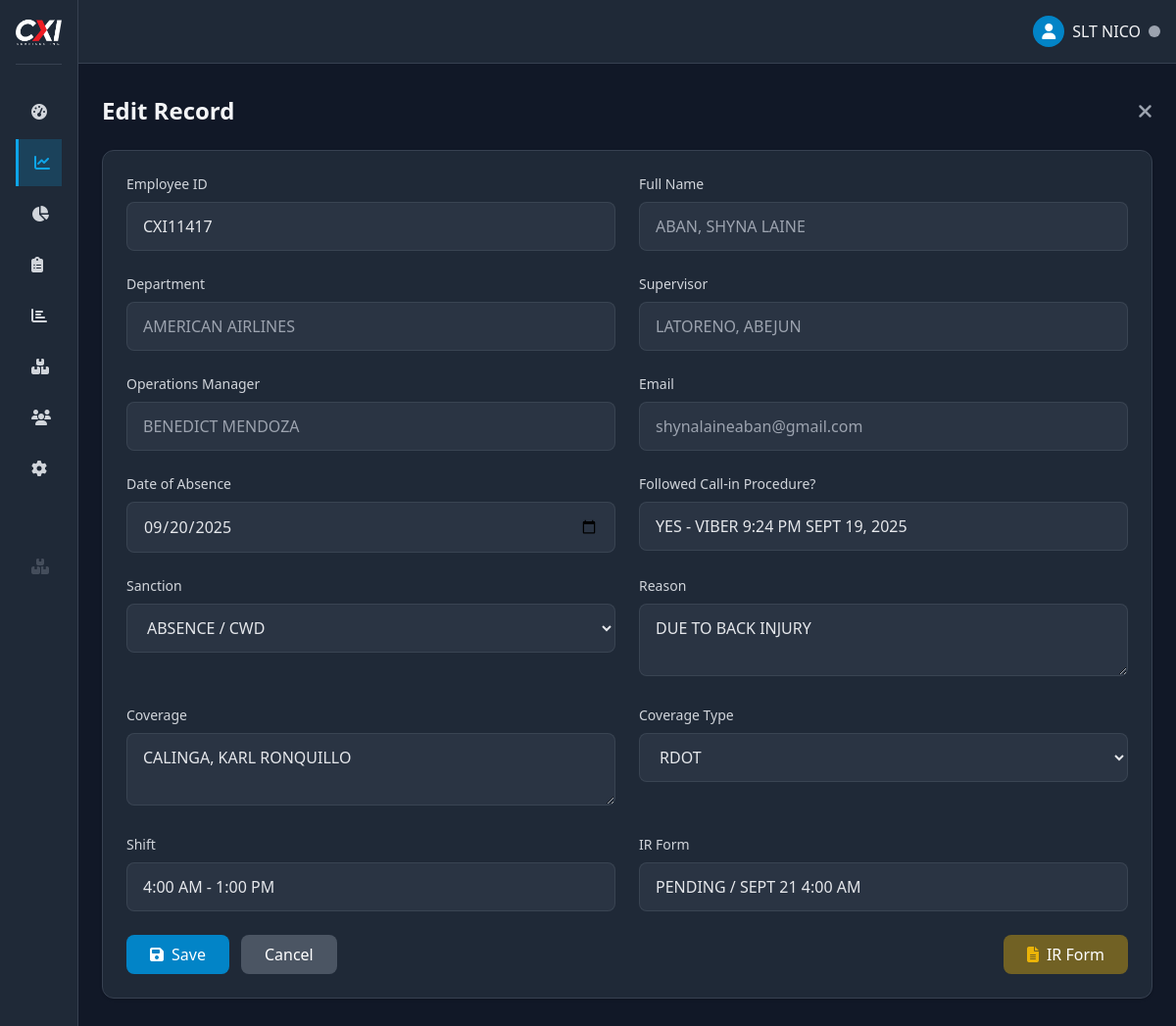
/admin/attendance_form.php?id=906&type=absenteeism (signed in), run on the app's committed database.
### tables this page shows
CREATE TABLE `absenteeism` (
  `id` int(11) NOT NULL,
  `month` varchar(20) NOT NULL,
  `employee_id` varchar(50) NOT NULL,
  `full_name` varchar(100) NOT NULL,
  `department` varchar(100) NOT NULL,
  `supervisor` varchar(100) NOT NULL,
  `operation_manager` varchar(100) NOT NULL,
  `email` varchar(100) DEFAULT NULL,
  `date_of_absent` date NOT NULL,
  `follow_call_in_procedure` varchar(100) NOT NULL,
  `sanction` enum('ABSENCE','ABSENCE / CWD','ABSENCE / NCNS','ABSENCE / NCNS (LATE ADVISE)','ABSENCE / NCNS / CWD','ABSENCE / NCNS / CWD (LATE ADVISE)','PVL') DEFAULT NULL,
  `reason` text NOT NULL,
  `coverage` varchar(100) DEFAULT NULL,
  `coverage_type` enum('-','NO NEED','TRAINEE','BACK UP','PENDING','DSOT','RDOT','AGENT MODE') NOT NULL,
  `shift` varchar(50) NOT NULL,
  `ir_form` varchar(100) DEFAULT NULL,
  `timestamp` varchar(20) DEFAULT NULL,
  `sub_name` varchar(50) NOT NULL,
  `created_at` datetime DEFAULT current_timestamp(),
  `email_sent` tinyint(1) DEFAULT 0,
  `email_sent_at` varchar(20) DEFAULT NULL
);

### admin/attendance_form.php (the view, shortened to what this page needs)
<?php
require_once '../includes/functions.php';
$action = isset($_GET['action']) ? $_GET['action'] : '';
$id = isset($_GET['id']) ? (int)$_GET['id'] : 0;
$type = isset($_GET['type']) ? $_GET['type'] : (isset($_POST['type']) ? $_POST['type'] : 'absenteeism');
$record = null;
if ($id > 0) {
    try {
        $table = ($type === 'tardiness') ? 'tardiness' : 'absenteeism';
        $stmt = $pdo->prepare("SELECT * FROM $table WHERE id = ?");
        $stmt->execute([$id]);
        $record = $stmt->fetch();
    } catch (PDOException $e) {
        $_SESSION['error'] = "Error fetching record: " . $e->getMessage();
        redirect('attendance.php?tab=' . $type);
    }
} elseif ($action !== 'create') {
    redirect('attendance.php?tab=' . $type);
}
require_once '../components/layout.php';
?>
<div class="pt-2 min-h-screen">
    <main class="p-6">
        <div class="flex justify-between items-center mb-6">
            <h1 class="text-2xl font-bold"><?= $id ? 'Edit Record' : 'Add New Record' ?></h1>
            <a href="attendance.php?tab=<?= $type ?>" class="text-gray-400 hover:text-white">
                <i class="fas fa-times fa-lg"></i>
            </a>
        </div>
        <div class="bg-gray-800 rounded-xl border border-gray-700 p-6 shadow">
            <form method="POST">
                <div class="grid grid-cols-1 md:grid-cols-2 gap-6">
                    <div>
                        <label for="employee_id" class="block text-sm font-medium text-gray-300 mb-2">Employee ID</label>
                        <input type="text" id="employee_id" name="employee_id" style="text-transform: uppercase;"
                            class="w-full px-4 py-3 bg-gray-700/50 border border-gray-600/50 rounded-lg text-gray-200"
                            value="<?= $record ? htmlspecialchars($record['employee_id']) : '' ?>" required
                            onchange="fetchEmployeeDetails(this.value)"
                            autocomplete="off">
                    </div>
                    <div>
                        <label for="full_name" class="block text-sm font-medium text-gray-300 mb-2">Full Name</label>
                        <input type="text" id="full_name" name="full_name" style="text-transform: uppercase;" readonly
                               class="w-full px-4 py-3 bg-gray-700/50 border border-gray-600/50 rounded-lg text-gray-400"
                               value="<?= $record ? htmlspecialchars($record['full_name']) : '' ?>">
                    </div>
                    <div>
                        <label for="department" class="block text-sm font-medium text-gray-300 mb-2">Department</label>
                        <input type="text" id="department" name="department" style="text-transform: uppercase;" readonly
                               class="w-full px-4 py-3 bg-gray-700/50 border border-gray-600/50 rounded-lg text-gray-400"
                               value="<?= $record ? htmlspecialchars($record['department']) : '' ?>">
                    </div>
                    <div>
                        <label for="supervisor" class="block text-sm font-medium text-gray-300 mb-2">Supervisor</label>
                        <input type="text" id="supervisor" name="supervisor" style="text-transform: uppercase;" readonly
                               class="w-full px-4 py-3 bg-gray-700/50 border border-gray-600/50 rounded-lg text-gray-400"
                               value="<?= $record ? htmlspecialchars($record['supervisor']) : '' ?>">
                    </div>
                    <div>
                        <label for="operation_manager" class="block text-sm font-medium text-gray-300 mb-2">Operations Manager</label>
                        <input type="text" id="operation_manager" name="operation_manager" style="text-transform: uppercase;" readonly
                               class="w-full px-4 py-3 bg-gray-700/50 border border-gray-600/50 rounded-lg text-gray-400"
                               value="<?= $record ? htmlspecialchars($record['operation_manager']) : '' ?>">
                    </div>
                    <div>
                        <label for="email" class="block text-sm font-medium text-gray-300 mb-2">Email</label>
                        <input type="text" id="email" name="email"
                               class="w-full px-4 py-3 bg-gray-700/50 border border-gray-600/50 rounded-lg text-gray-400"
                               value="<?= $record ? htmlspecialchars($record['email']) : '' ?>">
                    </div>
                    <?php if ($type === 'absenteeism'): ?>
                        <div>
                            <label for="date_of_absent" class="block text-sm font-medium text-gray-300 mb-2">Date of Absence</label>
                            <input type="date" id="date_of_absent" name="date_of_absent" style="text-transform: uppercase;"
                                   class="w-full px-4 py-3 bg-gray-700/50 border border-gray-600/50 rounded-lg text-gray-200"
                                   value="<?= $record ? htmlspecialchars($record['date_of_absent']) : '' ?>" required>
                        </div>
                        <div>
                            <label for="follow_call_in_procedure" class="block text-sm font-medium text-gray-300 mb-2">Followed Call-in Procedure?</label>
                            <input type="text" id="follow_call_in_procedure" name="follow_call_in_procedure" style="text-transform: uppercase;"
                                   class="w-full px-4 py-3 bg-gray-700/50 border border-gray-600/50 rounded-lg text-gray-200"
                                   value="<?= $record ? htmlspecialchars($record['follow_call_in_procedure']) : '' ?>">
                        </div>
                        <div>
                            <label for="sanction" class="block text-sm font-medium text-gray-300 mb-2">Sanction</label>
                            <select id="sanction" name="sanction" style="text-transform: uppercase;"
                                    class="w-full px-4 py-3 bg-gray-700/50 border border-gray-600/50 rounded-lg text-gray-200" required>
                                <option value="ABSENCE / CWD" <?= $record && $record['sanction'] === 'ABSENCE / CWD' ? 'selected' : '' ?>>ABSENCE / CWD</option>
                            </select>
                        </div>
                        <div>
                            <label for="reason" class="block text-sm font-medium text-gray-300 mb-2">Reason</label>
                            <textarea id="reason" name="reason" style="text-transform: uppercase;"
                                      class="w-full px-4 py-3 bg-gray-700/50 border border-gray-600/50 rounded-lg text-gray-200"
                                      required><?= $record ? $record['reason'] : '' ?></textarea>
                        </div>
                        <div>
                            <label for="coverage" class="block text-sm font-medium text-gray-300 mb-2">Coverage</label>
                            <textarea id="coverage" name="coverage" style="text-transform: uppercase;"
                                      class="w-full px-4 py-3 bg-gray-700/50 border border-gray-600/50 rounded-lg text-gray-200"
                                      required><?= $record ? $record['coverage'] : '' ?></textarea>
                        </div>
                        <div>
                            <label for="coverage_type" class="block text-sm font-medium text-gray-300 mb-2">Coverage Type</label>
                            <select id="coverage_type" name="coverage_type"
                                    class="w-full px-4 py-3 bg-gray-700/50 border border-gray-600/50 rounded-lg text-gray-200" required>
                                <option value="RDOT" <?= $record && $record['coverage_type'] === 'RDOT' ? 'selected' : '' ?>>RDOT</option>
                            </select>
                        </div>
                        <div>
                            <label for="shift" class="block text-sm font-medium text-gray-300 mb-2">Shift</label>
                            <input type="text" id="shift" name="shift" style="text-transform: uppercase;"
                                   class="w-full px-4 py-3 bg-gray-700/50 border border-gray-600/50 rounded-lg text-gray-200"
                                   value="<?= $record ? htmlspecialchars($record['shift']) : '' ?>" required>
                        </div>
                        <div>
                            <label for="ir_form" class="block text-sm font-medium text-gray-300 mb-2">IR Form</label>
                            <input type="text" id="ir_form" name="ir_form" style="text-transform: uppercase;"
                                   class="w-full px-4 py-3 bg-gray-700/50 border border-gray-600/50 rounded-lg text-gray-200"
                                   value="<?= $record ? htmlspecialchars($record['ir_form']) : '' ?>">
                        </div>
                    <?php endif; ?>
                </div>
                <div class="flex justify-between items-center pt-6">
                    <div class="flex space-x-3">
                        <button type="submit" class="bg-primary-600 hover:bg-primary-700 text-white px-6 py-2 rounded-lg flex items-center">
                            <i class="fas fa-save mr-2"></i> Save
                        </button>
                        <a href="attendance.php?tab=<?= $type ?>" class="bg-gray-600 hover:bg-gray-700 text-white px-6 py-2 rounded-lg flex items-center">
                            Cancel
                        </a>
                    </div>
                    <a href="https://docs.google.com/forms/d/e/1FAIpQLScpWhJ-nnGQnLoOMFUx6oW9hQn2y6F335SHQYTbyr--x0ZZtw/viewform?pli=1&pli=1"
                    target="_blank"
                    rel="noopener noreferrer"
                    class="bg-yellow-500/40 hover:bg-yellow-500/30 text-white px-6 py-2 rounded-lg flex items-center">
                        <i class="fas fa-file-alt text-yellow-500 mr-2"></i>
                        IR Form
                    </a>
                </div>
            </form>
        </div>
    </main>
</div>

### data on the page
absenteeism: employee_id "CXI11417", full_name "ABAN, SHYNA LAINE", department "AMERICAN AIRLINES", supervisor "LATORENO, ABEJUN", operation_manager "BENEDICT MENDOZA", email "shynalaineaban@gmail.com", date_of_absent "09/20/2025", follow_call_in_procedure "YES - VIBER 9:24 PM SEPT 19, 2025", sanction "ABSENCE / CWD", reason "DUE TO BACK INJURY", coverage "CALINGA, KARL RONQUILLO", coverage_type "RDOT", shift "4:00 AM - 1:00 PM", ir_form "PENDING / SEPT 21 4:00 AM"

### other printed values
$_SESSION['nickname'] "SLT NICO"
